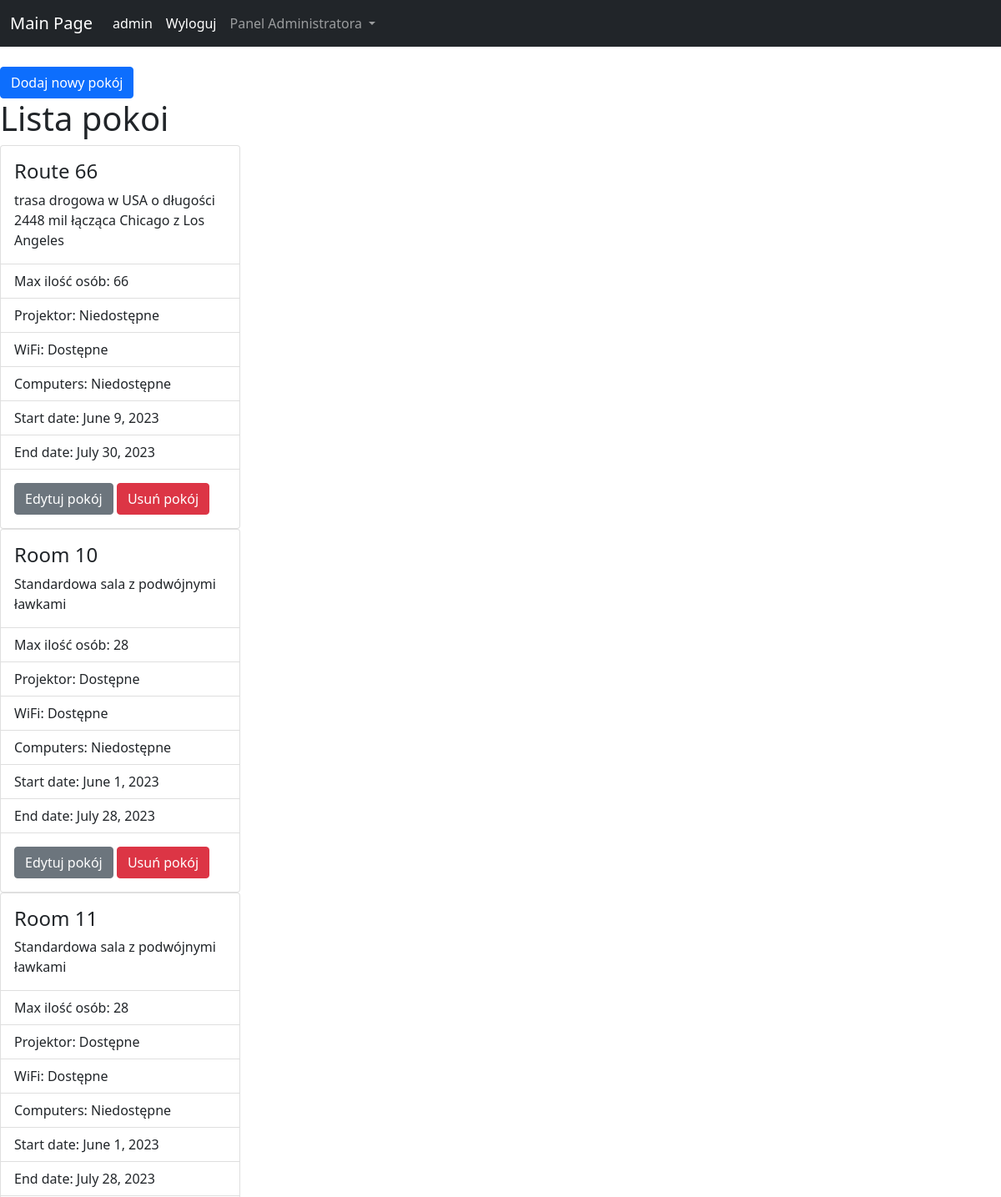
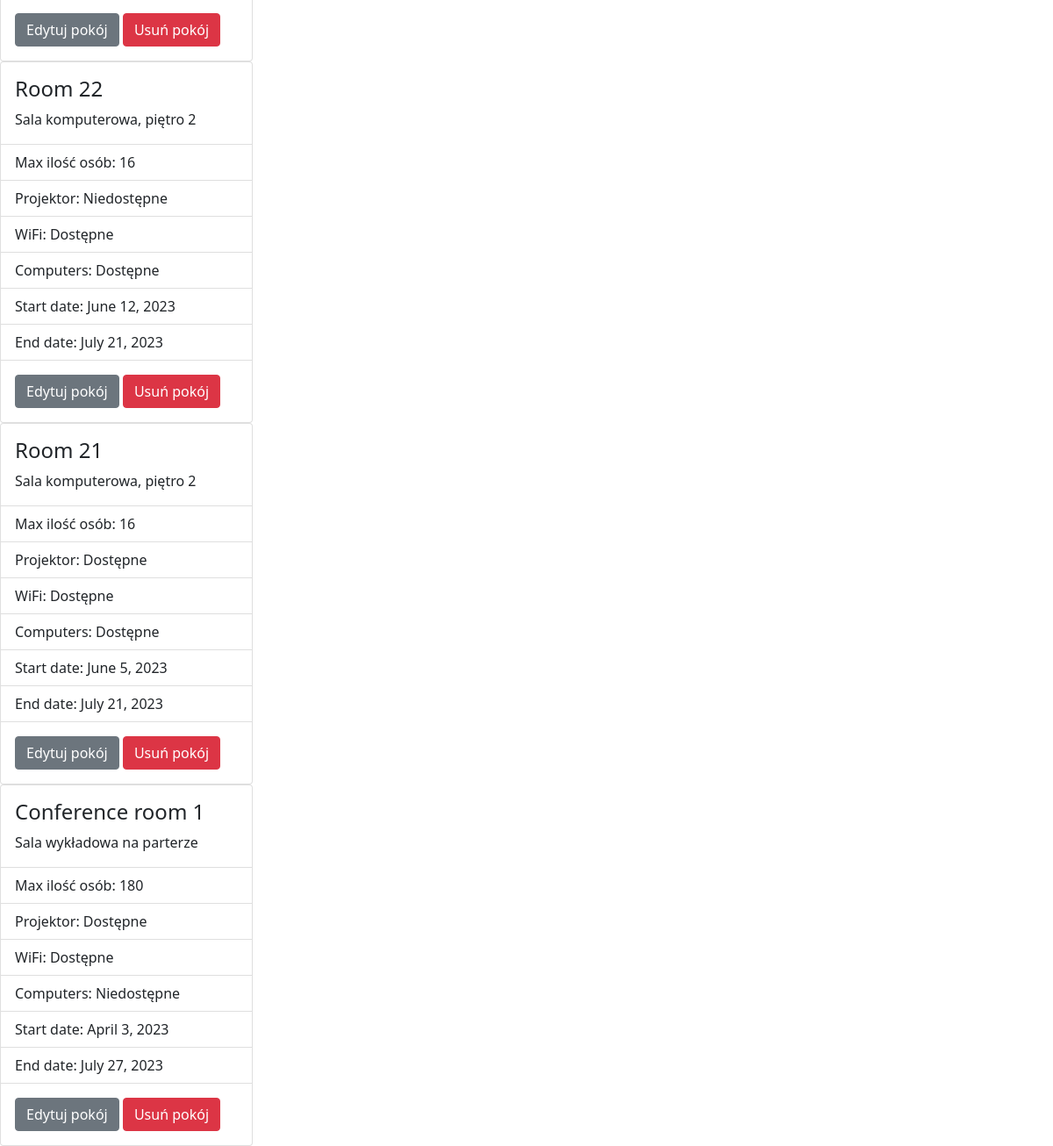
The app's page /reservationSystem/adminPanel/rooms/ (signed in) with its own data (2 pictures, top to bottom).
### reservationSystem/models.py (models this page shows, shortened)
class Equipment(models.Model):
    room = models.ForeignKey(Room, on_delete=models.CASCADE)
    capacity = models.IntegerField('Capacity')
    projector = models.BooleanField(default=False)
    WiFi = models.BooleanField(default=False)
    computers = models.BooleanField(default=False)
    start_date = models.DateField(null=False, blank=True)
    end_date = models.DateField(null=False, blank=True)

class Room(models.Model):
    name = models.CharField('Room name' ,max_length=255)
    description = models.TextField(blank=True)

### reservationSystem/views.py (the view)
# urls.py: path('adminPanel/rooms/', views.rooms, name='rooms'),
def rooms(request):
    rooms = Equipment.objects.all()
    context = {
        'room_list': rooms,
    }
    return render(request, 'rooms.html', context)

### reservationSystem/templates/rooms.html
{% extends 'base.html' %}
{% block content %}
    <a href="{% url 'addRoom' %}" class="btn btn-primary">Dodaj nowy pokój</a>
    <h1>Lista pokoi</h1>
    {% for room in room_list %}
    <div class="card" style="width: 18rem;">
        <div class="card-body">
        <h4 class="card-title">{{room.room.name}}</h4>
        <p class="card-text">{{room.room.description}}</p>
        </div>
        <ul class="list-group list-group-flush">
            <li class="list-group-item">Max ilość osób: {{room.capacity}}</li>
        <li class="list-group-item">Projektor: {% if room.projector %}Dostępne{% else %}Niedostępne{% endif %}</li>
        <li class="list-group-item">WiFi: {% if room.WiFi %}Dostępne{% else %}Niedostępne{% endif %}</li>
        <li class="list-group-item">Computers: {% if room.computers %}Dostępne{% else %}Niedostępne{% endif %}</li>
        <li class="list-group-item">Start date: {{room.start_date}}</li>
        <li class="list-group-item">End date: {{room.end_date}}</li>
        </ul>
        <div class="card-body">
        <a href="{% url 'roomAdmin' room.id %}" class="btn btn-secondary">Edytuj pokój</a>
        <a href="{% url 'deleteRoom' room.id %}" class="btn btn-danger">Usuń pokój</a>
        </div>
    </div>
    {% endfor %}
{% endblock %}

### reservationSystem/templates/navbar.html (shortened to what this page needs)
<nav class="navbar navbar-expand-lg navbar-dark bg-dark">
    <div class="container-fluid">
      <a class="navbar-brand" href="{% url 'home' %}">Main Page</a>
      <div class="collapse navbar-collapse" id="navbarSupportedContent">
        <ul class="navbar-nav me-auto mb-2 mb-lg-0">
          {% if user.is_authenticated %}
            <li class="nav-item">
              <a class="nav-link active" aria-current="page">{{user.username}}</a>
            </li>
            <li class="nav-item">
              <a class="nav-link active" aria-current="page" href="{% url 'logout' %}">Wyloguj</a>
            </li>
          {% endif %}
          {% if user.is_staff %}
            <li class="nav-item dropdown">
              <a class="nav-link dropdown-toggle" id="navbarDropdown" role="button" data-bs-toggle="dropdown" aria-expanded="false">
                Panel Administratora
              </a>
            </li>
          {% endif %}
        </ul>
      </div>
    </div>
  </nav>

### records on screen
Equipment: room.name "Route 66", room.description "trasa drogowa w USA o długości 2448 mil łącząca Chicago z Los Angeles", capacity "66", projector "Niedostępne", WiFi "Dostępne", computers "Niedostępne", start_date "June 9, 2023", end_date "July 30, 2023"
Equipment: room.name "Room 10", room.description "Standardowa sala z podwójnymi ławkami", capacity "28", projector "Dostępne", WiFi "Dostępne", computers "Niedostępne", start_date "June 1, 2023", end_date "July 28, 2023"
Equipment: room.name "Room 11", room.description "Standardowa sala z podwójnymi ławkami", capacity "28", projector "Dostępne", WiFi "Dostępne", computers "Niedostępne", start_date "June 1, 2023", end_date "July 28, 2023"
Equipment: room.name "Room 22", room.description "Sala komputerowa, piętro 2", capacity "16", projector "Niedostępne", WiFi "Dostępne", computers "Dostępne", start_date "June 12, 2023", end_date "July 21, 2023"
Equipment: room.name "Room 21", room.description "Sala komputerowa, piętro 2", capacity "16", projector "Dostępne", WiFi "Dostępne", computers "Dostępne", start_date "June 5, 2023", end_date "July 21, 2023"
Equipment: room.name "Conference room 1", room.description "Sala wykładowa na parterze", capacity "180", projector "Dostępne", WiFi "Dostępne", computers "Niedostępne", start_date "April 3, 2023", end_date "July 27, 2023"

### other values on screen
{{ user.username }} "admin"
